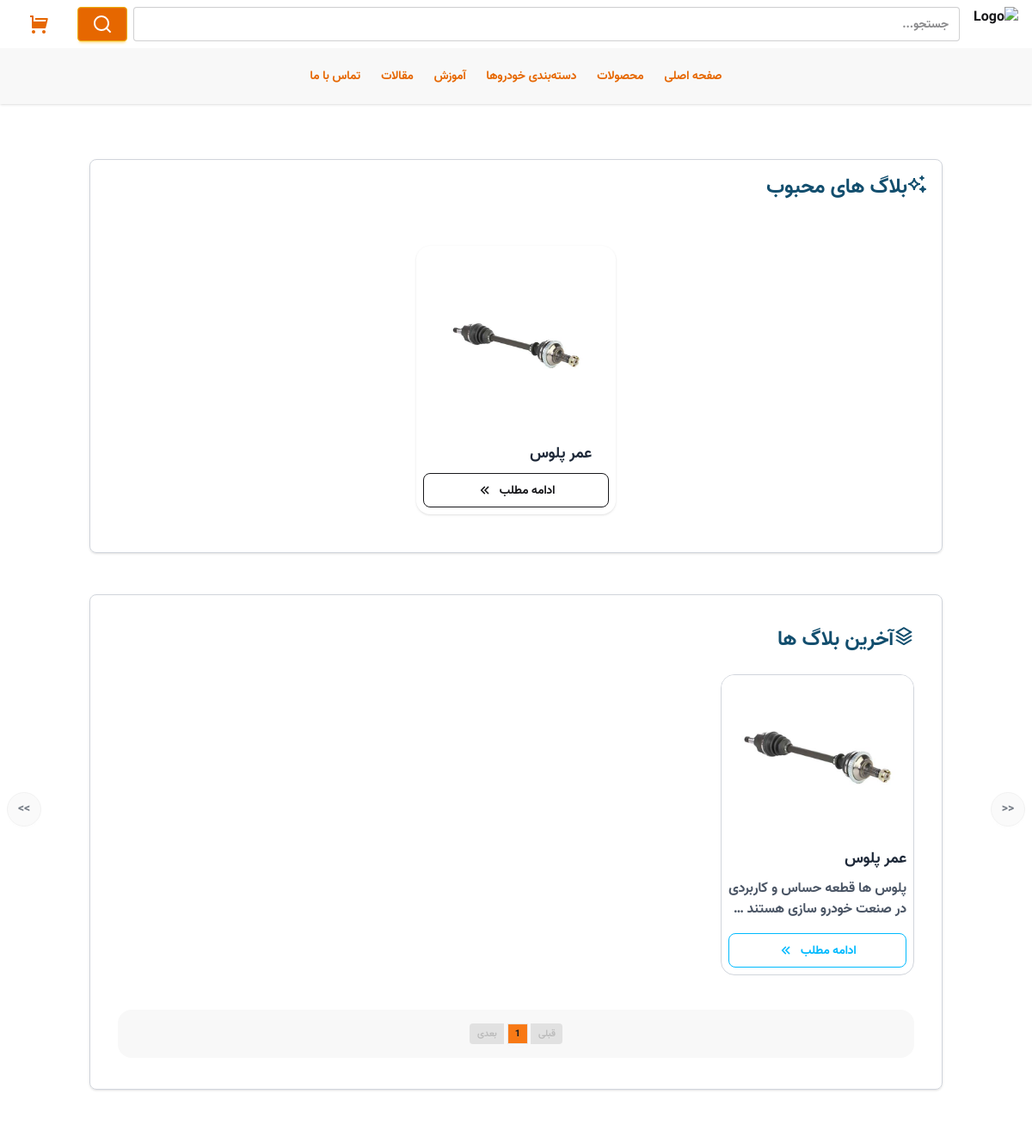
/articles/ (upper part), run on an earlier commit of the app's database.
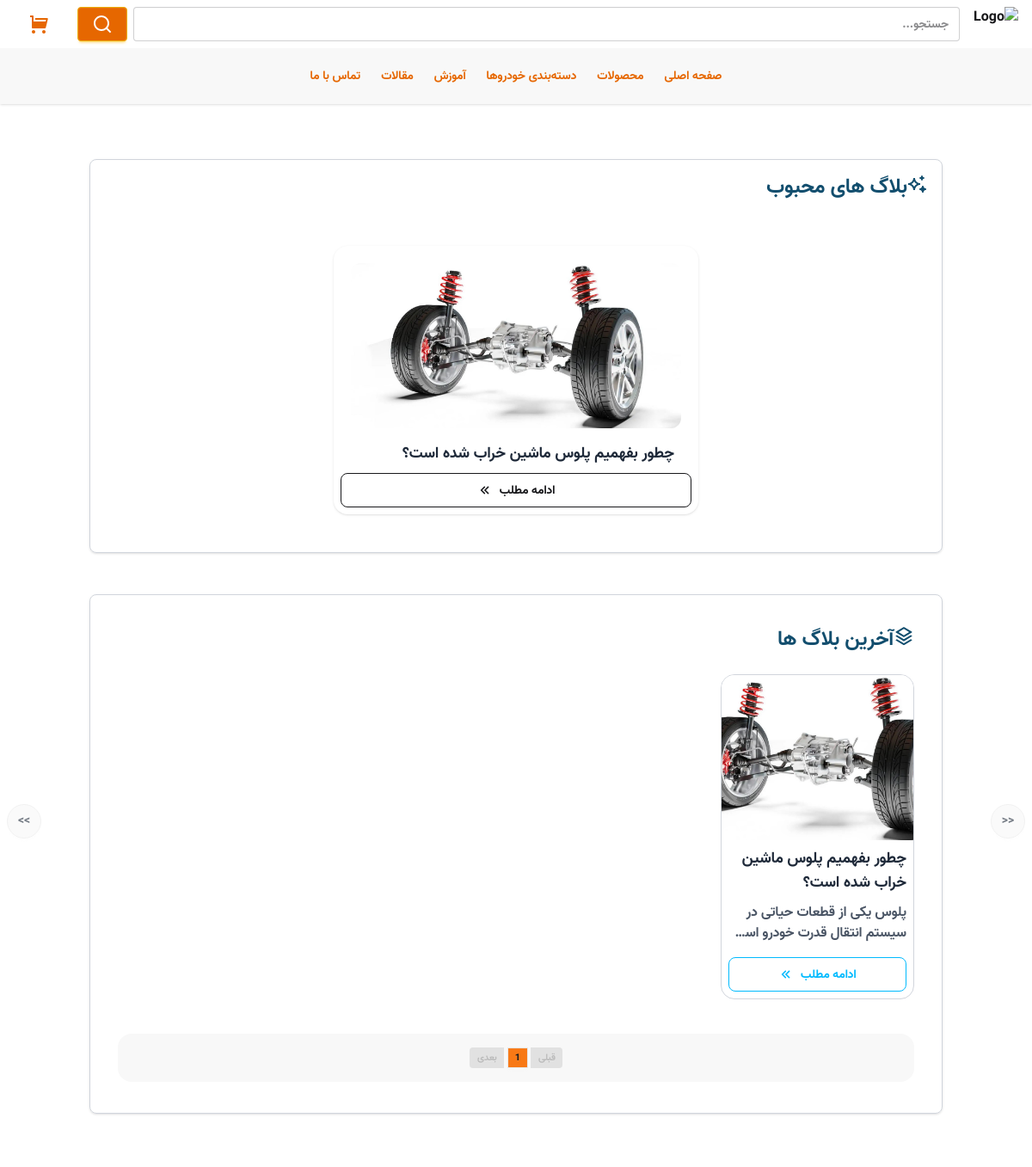
And on a later commit of the database.
### website/models.py (models this page shows, shortened)
class Article(models.Model):
    title = models.CharField(max_length=200, verbose_name="عنوان مقاله")
    slug = models.SlugField(unique=True, verbose_name="نامک (Slug)")
    content = models.TextField(verbose_name="متن کامل مقاله")
    image = models.ImageField(upload_to="articles/", verbose_name="تصویر مقاله")
    special = models.BooleanField(default=False, verbose_name="ویژه")
    created_at = models.DateTimeField(auto_now_add=True, verbose_name="تاریخ انتشار")
    class Meta:
        verbose_name = "مقاله"
        verbose_name_plural = "مقالات"
        ordering = ["-created_at"]

### website/views.py (the view)
# urls.py: path('articles/', views.articles_list, name='articles_list'),
def articles_list(request):
    articles = Article.objects.all().order_by('-created_at')
    special_articles = Article.objects.filter(special=True).order_by('-created_at')[:7]
    paginator = Paginator(articles, 8)
    page_number = request.GET.get('page')
    page_obj = paginator.get_page(page_number)
    first_pages = range(1, min(4, paginator.num_pages + 1))
    context = {
        'articles': articles,
        'special_articles': special_articles,
        "page_obj": page_obj,
        "first_pages": first_pages,
    }
    return render(request, 'articles.html', context)

### website/context_processors.py (called while the page is built)
def categories_context(request):
    categories = Category.objects.all().order_by('name')
    return {'categories': categories}

### website/templates/articles.html (shortened to what the changed rows need)
{% extends 'master.html' %}
{% load static %}
{% load jalali_tags %}
	{% block content %}
			<div class="container mx-auto p-4 ">
					<div class="container mx-auto max-w-7xl my-12 px-4 border border-gray-300 rounded-lg p-4 shadow-sm">
					  <div class="swiper mySwiper-efe rounded-lg bg-white p-6">
					    <div class="swiper-wrapper">
							{% for article in special_articles %}
								<div class="px-4 py-1 overflow-hidden swiper-slide flex justify-center items-center h-full" style="display: flex;">
									<div class="bg-white rounded-2xl overflow-hidden shadow-sm hover:shadow-md transition-shadow duration-300 group">
									  <div class="overflow-hidden p-5 pb-2">
									    <img src="{{ article.image.url }}" alt="{{ article.title }}" class="w-full h-48 object-cover rounded-xl transform group-hover:scale-105 transition-transform duration-500">
									  </div>
									  <div class="p-2">
									    <h3 class="text-lg font-semibold text-gray-800 mb-2 pr-5">{{ article.title }}</h3>
									    <a href="{% url 'article_detail' article.slug %}" class="w-full text-center py-2 px-4 btn-outline rounded-lg btn flex items-center gap-2" style="text-align: center;">
									      ادامه مطلب
									    </a>
									  </div>
									</div>
								</div>
							{% endfor %}
						</div>
					  </div>
					</div>
					<div class="container mx-auto max-w-7xl my-12 px-4 border border-gray-300 rounded-lg p-4 shadow-sm">
					  <section class="px-4  py-5">
						  <div class="grid grid-cols-2 sm:grid-cols-2 md:grid-cols-2 lg:grid-cols-4 gap-2">
						    {% for blog in page_obj %}
								<div class="bg-white rounded-2xl overflow-hidden hover:shadow-2xl transition-shadow duration-300 group border border-gray-300">
							      <div class="overflow-hidden">
							        <img src="{{ blog.image.url }}" alt="{{ blog.title }}" class="w-full h-48 object-cover transition-transform duration-300 ease-in-out group-hover:rotate-3 group-hover:scale-110">
							      </div>
							      <div class="p-2">
							        <h3 class="text-lg font-semibold text-gray-800 mb-2">{{ blog.title }}</h3>
							        <p class="text-gray-600 line-clamp-2 mb-4">
							          {{ blog.content }}
							        </p>
							        <a href="{% url 'article_detail' blog.slug %}" class="w-full text-center py-2 px-4 btn-outline btn-info rounded-lg btn flex items-center gap-2" style="text-align: center;">
							          ادامه مطلب
							        </a>
							      </div>
							    </div>
							{% endfor %}
						  </div>
					    	<div class="w-full bg-base-200 py-4 mt-10 rounded-2xl">
								  <div class="flex justify-center">
								    <div class="join flex flex-wrap justify-center gap-1">
									    {% if page_obj.has_previous %}
									        <a href="?page={{ page_obj.previous_page_number }}"
									           class="join-item btn btn-xs px-2 min-w-0 hover-pagination">قبلی</a>
									    {% else %}
									        <span class="join-item btn btn-xs px-2 min-w-0 btn-disabled">قبلی</span>
									    {% endif %}
									    {% for num in page_obj.paginator.page_range %}
									        {% if num == 1 or num == 2 %}
									            <a href="?page={{ num }}"
									               class="join-item btn btn-xs px-2 min-w-0 hover-pagination {% if num == page_obj.number %}active-pagination{% endif %}">
									               {{ num }}
									            </a>
									        {% elif num >= page_obj.number|add:-1 and num <= page_obj.number|add:1 %}
									            <a href="?page={{ num }}"
									               class="join-item btn btn-xs px-2 min-w-0 hover-pagination {% if num == page_obj.number %}active-pagination{% endif %}">
									               {{ num }}
									            </a>
									        {% elif num == page_obj.paginator.num_pages or num == page_obj.paginator.num_pages|add:-1 %}
									            <a href="?page={{ num }}"
									               class="join-item btn btn-xs px-2 min-w-0 hover-pagination {% if num == page_obj.number %}active-pagination{% endif %}">
									               {{ num }}
									            </a>
									        {% else %}
									            {% if num == 3 or num == page_obj.number|add:-2 or num == page_obj.paginator.num_pages|add:-2 %}
									                <span class="join-item btn btn-xs px-2 min-w-0 btn-disabled">...</span>
									            {% endif %}
									        {% endif %}
									    {% endfor %}
									    {% if page_obj.has_next %}
									        <a href="?page={{ page_obj.next_page_number }}"
									           class="join-item btn btn-xs px-2 min-w-0 hover-pagination">بعدی</a>
									    {% else %}
									        <span class="join-item btn btn-xs px-2 min-w-0 btn-disabled">بعدی</span>
									    {% endif %}
									</div>
								  </div>
								</div>
						</section>
					</div>
			</div>
	{% endblock %}

What changed in the data, as far as the page shows it:
removed Article: image (picture), title "عمر پلوس", content "پلوس ها قطعه حساس و کاربردی در صنعت خودرو سازی هستند…"
added Article: image (picture), title "چطور بفهمیم پلوس ماشین خراب شده است؟", content "پلوس یکی از قطعات حیاتی در سیستم انتقال قدرت خودرو…"
